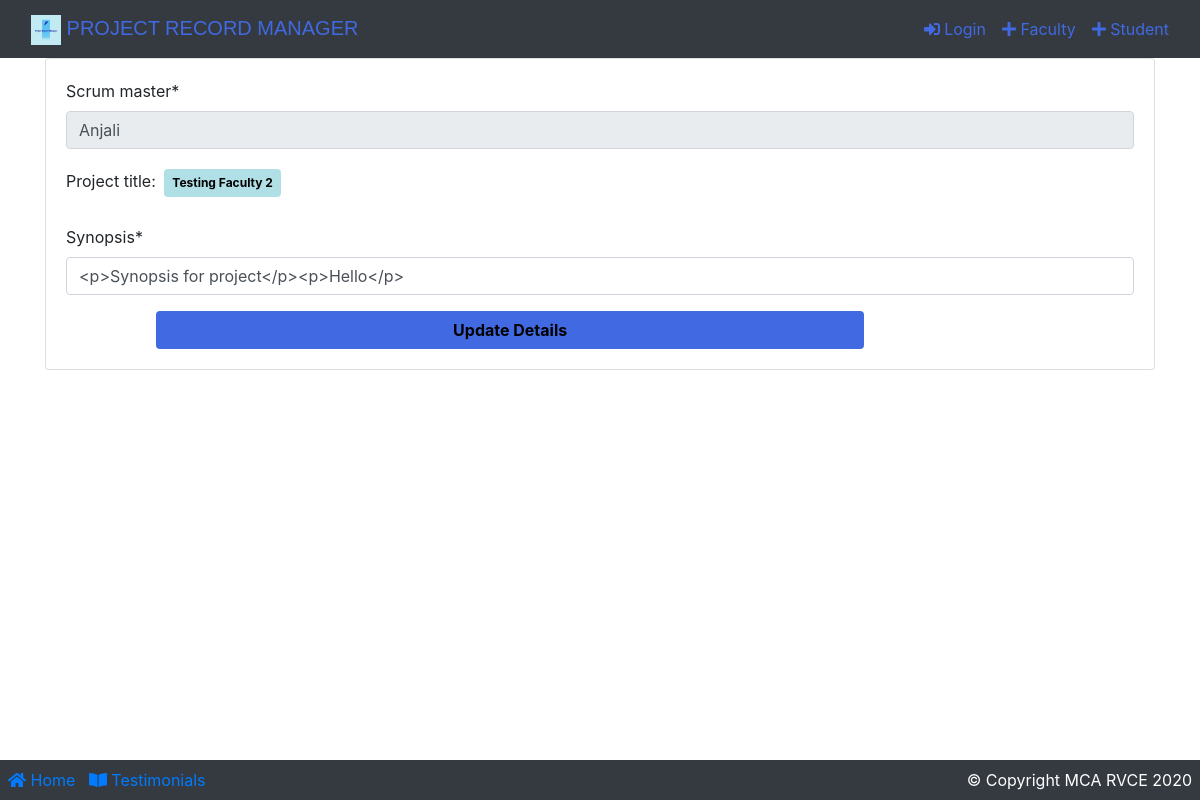
The page /facultyCommentSynopsis/6 on the database as committed earlier.
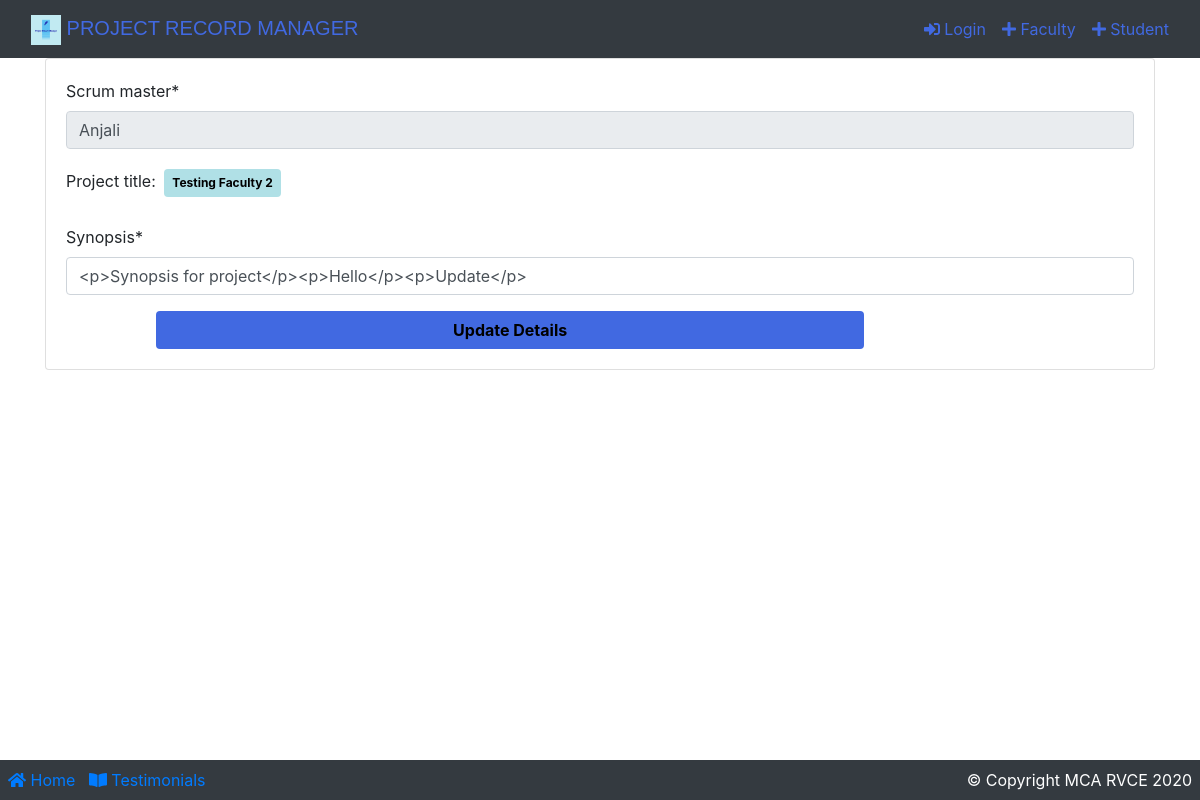
The same page on the database as committed later.
### app/models.py (models this page shows)
class ProjectSynopsis(models.Model):
    scrum_master = models.CharField(max_length=100, default="scrum master")
    project_title = models.ForeignKey(
        Team, on_delete=models.CASCADE, null=True)
    synopsis = HTMLField()
    created_at = models.DateTimeField(auto_now_add=True)
    updated_at = models.DateTimeField(auto_now=True)
    def __str__(self):
        return str(self.project_title) + "synopsis"

class Team(models.Model):
    owner = models.CharField(max_length=555, unique=True)
    partner = models.OneToOneField(
        Student, on_delete=models.CASCADE, null=True, blank=True, unique=True)
    guide = models.ForeignKey(
        Faculty, on_delete=models.CASCADE, null=True, blank=True)
    title = models.CharField(max_length=555, null=True, unique=True)
    created_at = models.DateTimeField(auto_now_add=True)
    updated_at = models.DateTimeField(auto_now=True)
    class Meta:
        db_table = "team"
    def __str__(self):
        return str(self.title) + ", Student1:  " + str(self.owner) + ", student2:  " + str(
            self.partner) + ", Guide:  " + str(self.guide)

### app/views.py (the view)
# urls.py: path('facultyCommentSynopsis/<int:teamId>', views.facultyCommentSynopsis, name="facultyCommentSynopsis"),
def facultyCommentSynopsis(request, teamId):
    queryset = ""
    form = ""
    ret = ""
    try:
        print("TeamId:", teamId)
        queryset = ProjectSynopsis.objects.filter(project_title=int(teamId))
        print(queryset)
        context = {}
        obj = get_object_or_404(ProjectSynopsis, project_title=int(teamId))
        form = ProjectSynopsisForm(request.POST or None, instance=obj)
        if form.is_valid():
            form.save()
            return redirect("facultyDashboard")
    except:
        ret = "First create synopsis!!!"
    return render(request, 'project/commentSynopsis.html', {'formc': form, 'qs': queryset, 'ret': ret})

### app/forms.py
class ProjectSynopsisForm(forms.ModelForm):
    synopsis = forms.CharField(
        label="Synopsis", widget=TinyMCE(attrs={'cols': 50, 'rows': 10, "class": "form-control",
                                                "placeholder": "Synopsis details"}))
    class Meta:
        model = ProjectSynopsis
        fields = ['id', 'scrum_master', 'project_title', 'synopsis']

### app/models.py (called while the page is built)
    def __str__(self):
        return self.name + ' ' + self.email

    def __str__(self):
        return self.name + ' ' + self.email

### templates/project/commentSynopsis.html (shortened to what this page needs)
{% extends 'base.html' %}
{% load static %}
{% load crispy_forms_tags %}
{% block content %}
    <div class="container">
        <div class="card">
            <div class="card-body">
                {% if qs %}
                    <form method="POST">
                        {% for data in qs %}
                            <div id="div_id_scrum_master" class="form-group">
                                <label for="id_scrum_master" class=" requiredField">
                                    Scrum master<span class="asteriskField">*</span>
                                </label>
                                <div class="">
                                    <input type="text" name="scrum_master" value="{{ data.scrum_master }}"
                                           maxlength="100"
                                           class="textinput textInput form-control" required="" id="id_scrum_master"
                                           readonly>
                                </div>
                            </div>
                            <div id="div_id_project_title" class="form-group">
                                <label for="id_project_title" class=" requiredField">
                                    Project title: <span class="badge p-2 m-1 font-weight-bolder"
                                                         style="color: black;background-color: powderblue;"> {{ data.project_title.title }}</span>
                                </label>
                            </div>
                        {% endfor %}
                        {{ formc.synopsis|as_crispy_field }}
                        <div class="form-row">
                            <div class="form-group col-md-8 mb-0 offset-1">
                                <button type="submit" class="btn btn-block font-weight-bold"
                                        style="background: royalblue;color: black; ">Update Details
                                </button>
                            </div>
                        </div>
                    </form>
                {% else %}
                    <h4 class="text-danger">{{ ret }}</h4>
                {% endif %}
            </div>
        </div>
    </div>
{% endblock %}

Rows that differ between the two databases and show on the page:
changed ProjectSynopsis "Anjali": synopsis "<p>Synopsis for project</p><p>Hello</p>" → "<p>Synopsis for project</p><p>Hello</p><p>Update</p>"
